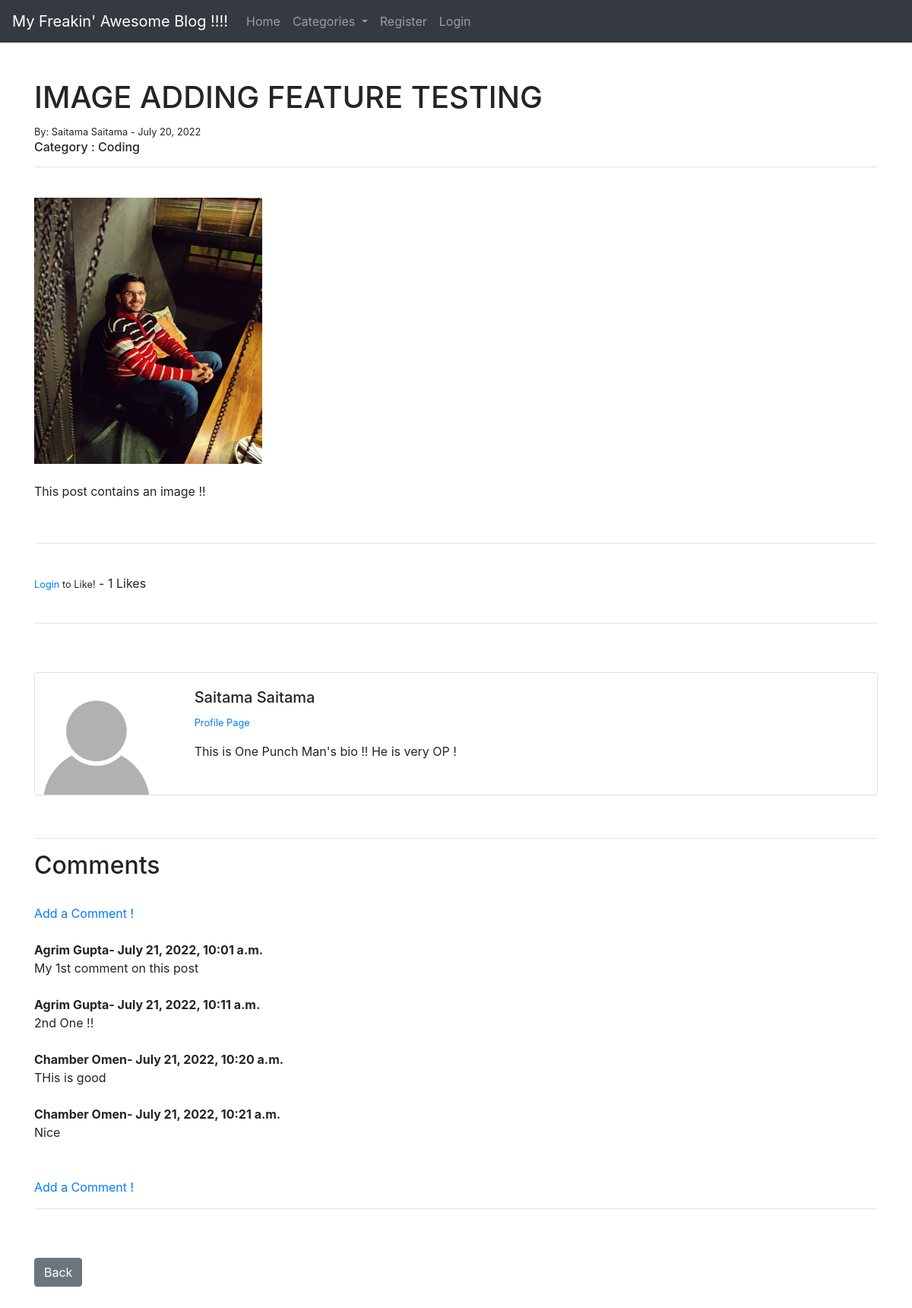
/details_post/27, run on the app's committed database.
### final_app/models.py (models this page shows, shortened)
class Post(models.Model):
    title = models.CharField(max_length=255)
    header_image = models.ImageField(
        null=True, blank=True, upload_to="images/")
    title_tag = models.CharField(max_length=255)
    author = models.ForeignKey(User, on_delete=models.CASCADE)
    body = RichTextField(blank=True, null=True)
    post_date = models.DateField(auto_now_add=True)
    category = models.CharField(max_length=255, default='coding')
    snippet = models.CharField(
        max_length=255)
    likes = models.ManyToManyField(User, related_name='blog_posts')
    def total_likes(self):
        return self.likes.count()

class Profile(models.Model):
    user = models.OneToOneField(User, null=True, on_delete=models.CASCADE)
    bio = models.TextField()
    profile_pic = models.ImageField(
        null=True, blank=True, upload_to="images/profile/")
    website_url = models.CharField(max_length=255, null=True, blank=True)
    facebook_url = models.CharField(max_length=255, null=True, blank=True)
    twitter_url = models.CharField(max_length=255, null=True, blank=True)
    instagram_url = models.CharField(max_length=255, null=True, blank=True)
    pinterest_url = models.CharField(max_length=255, null=True, blank=True)
    Linkedin_url = models.CharField(max_length=255, null=True, blank=True)

class Comment(models.Model):
    post = models.ForeignKey(
        Post, related_name="comments", on_delete=models.CASCADE)
    name = models.CharField(max_length=255)
    body = models.TextField()
    date_added = models.DateTimeField(auto_now_add=True)

### final_app/views.py (the view)
# urls.py: path('details_post/<int:pk>', PostDetailView.as_view(), name='details_post'),
class PostDetailView(DetailView):
    model = Post
    template_name = 'details_post.html'
    def get_context_data(self, *args, **kwargs):
        cat_menu = Category.objects.all()
        context = super(PostDetailView, self).get_context_data(*args, **kwargs)
        stuff = get_object_or_404(Post, id=self.kwargs['pk'])
        total_likes = stuff.total_likes()
        liked = False
        if stuff.likes.filter(id=self.request.user.id).exists():
            liked = True
        context["cat_menu"] = cat_menu
        context["total_likes"] = total_likes
        context["liked"] = liked
        return context

### final_app/models.py (called while the page is built)
    def __str__(self):
        return self.name

### final_app/templates/details_post.html (shortened to what this page needs)
{% extends 'base.html' %}
{%load static%}
{% block content %}
<h1>{{post.title}}</h1>
<small>By: {{post.author.first_name}} {{post.author.last_name}} - {{post.post_date}}
</small>
<br />
<h6>Category : {{post.category}}</h6>
<hr>
<br />
{%if post.header_image%}
<img src="{{post.header_image.url}}" width="300" , height="350">
<br /><br />
{%endif%}
{{post.body|safe}}
<br />
<hr><br />
<form action="{%url 'like_post' post.pk%}" method="POST">
    {% if user.is_authenticated %}
    {%if liked%}
    <button type="submit" , name="post_id" , value="{{post.id}}" , class="btn btn-danger btn-sm">UnlLike</button>
    {%else%}
    <button type="submit" , name="post_id" , value="{{post.id}}" , class="btn btn-primary btn-sm">Like</button>
    {%endif%}
    {%else%}
    <small> <a href="{% url 'login' %}">Login</a> to Like!</small>
    {%endif%}
    - {{total_likes}} Likes
</form><br />
<hr>
<br /><br />
<div class="card mb-3">
    <div class="row g-0">
        <div class="col-md-2">
            {%if post.author.profile.profile_pic%}
            <img src="{{post.author.profile.profile_pic.url}}" width="130" height="200">
            {%else%}
            <img src="{%static 'final_app/images/download.png'%}" class=card-img>
            {%endif%}
        </div>
        <div class="col-md-10">
            <div class="card-body">
                <h5 class="card-title">{{post.author.first_name}} {{post.author.last_name}}</h5>
                {%if post.author.profile.id%}
                <p class="small text-muted">
                    <a href="{%url 'show_profile_page' post.author.profile.id%}">Profile Page</a><br />
                </p>
                <p class="card-text ">{{post.author.profile.bio}}</p>
                {%endif%}
            </div>
        </div>
    </div>
</div>
<br />
<hr>
<h2> Comments</h2><br />
{%if not post.comments.all %}
No Comments Yet... <a href="{%url 'add_comment' post.pk%}"> Add One !</a>
{%else%}
<a href="{%url 'add_comment' post.pk%}">Add a Comment !</a><br /><br />
{%for comment in post.comments.all%}<strong>
    {{comment.name}}-
    {{comment.date_added}}
</strong>
<br />
{{comment.body}}<br /><br />
{%endfor%}
<br />
<a href="{%url 'add_comment' post.pk%}">Add a Comment !</a>
{%endif%}
<hr><br /><br /><a href="{% url 'home' %}" class="btn btn-secondary">Back</a>
<br /><br /><br />
{% endblock %}

### data on the page
Post: title "IMAGE ADDING FEATURE TESTING", author.first_name "Saitama", author.last_name "Saitama", post_date "July 20, 2022", category "Coding", header_image (picture), body "This post contains an image !!", author.profile.bio "This is One Punch Man's bio !! He is very OP !"
Comment: name "Agrim Gupta", date_added "July 21, 2022, 10:01 a.m.", body "My 1st comment on this post"
Comment: name "Agrim Gupta", date_added "July 21, 2022, 10:11 a.m.", body "2nd One !!"
Comment: name "Chamber Omen", date_added "July 21, 2022, 10:20 a.m.", body "THis is good"
Comment: name "Chamber Omen", date_added "July 21, 2022, 10:21 a.m.", body "Nice"

### other printed values
{{ total_likes }} "1"
